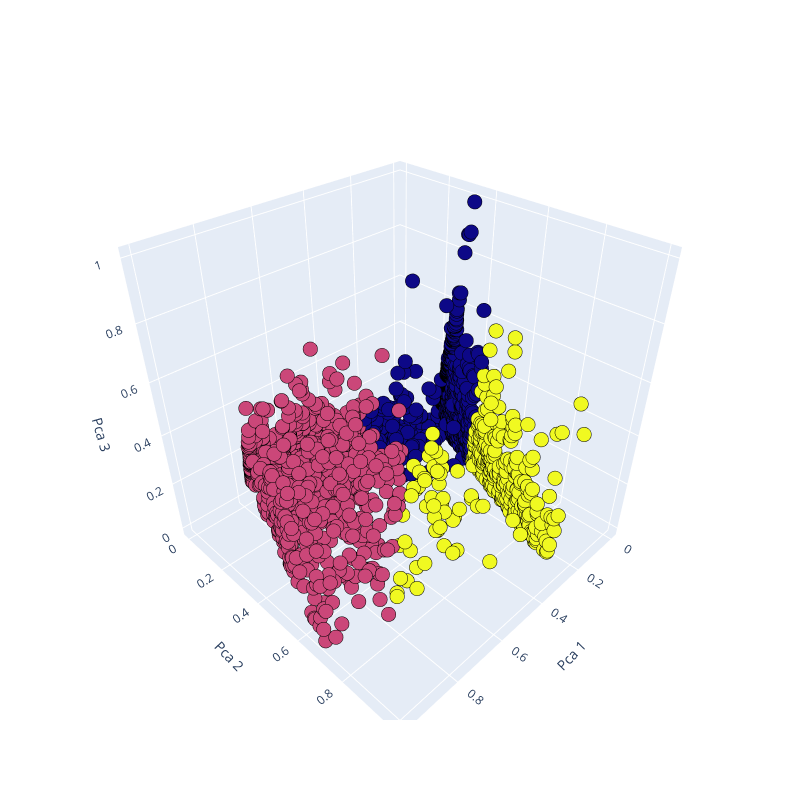

The cell this chart's notebook holds for it:
### Code cell
# 3d scatterplot using plotly
Scene = dict(xaxis = dict(title  = 'Pca 1'),yaxis = dict(title  = 'Pca 2'),zaxis = dict(title  = 'Pca 3'))

# model.labels_ is nothing but the predicted clusters i.e y_clusters
labels = model.labels_
trace = go.Scatter3d(x=results_3d[:, 0], y=results_3d[:, 1], z=results_3d[:, 2], mode='markers',marker=dict(color = labels, size= 5, line=dict(color= 'black',width =1)))
layout = go.Layout(margin=dict(l=0,r=0),scene = Scene,height = 800,width = 800)
data = [trace]
fig = go.Figure(data = data, layout = layout)
fig.show()

### Figure 1 — Plotly figure (JSON) as saved in the notebook; plotly's stock layout.template omitted (floating-point values rounded to 4 significant figures; data arrays with more than 128 entries replaced by an {"elided": "..."} marker saying what was removed)
{"data": [{"marker": {"color": {"elided": "3307 int values"}, "line": {"color": "black", "width": 1}, "size": 5}, "mode": "markers", "type": "scatter3d", "x": {"elided": "3307 float values"}, "y": {"elided": "3307 float values"}, "z": {"elided": "3307 float values"}}], "layout": {"height": 800, "margin": {"l": 0, "r": 0}, "scene": {"xaxis": {"title": {"text": "Pca 1"}}, "yaxis": {"title": {"text": "Pca 2"}}, "zaxis": {"title": {"text": "Pca 3"}}}, "width": 800}}
